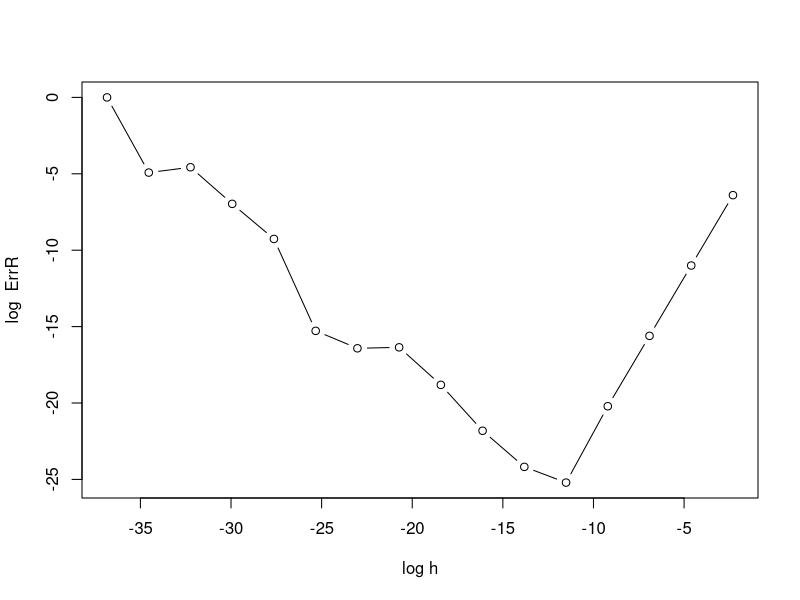

Source code (R):
## ---- chunk 1
library(ggplot2)
knitr::opts_chunk$set(echo = TRUE)
## ---- chunk 2
der <- function(h){
  est <- (cos(2+h)-cos(2-h))/(2*h)
  abs(est + sin(2))/sin(2)
}
## ---- chunk 3
h <- 1*10^(seq(-1,-16,-1))

e<-der(h)
## ---- chunk 4
plot(x = log(h) , y = log(e),type = "b", xlab = "log h", ylab = "log  ErrR")
